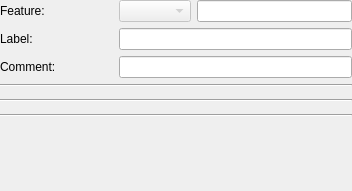
<?xml version="1.0" encoding="UTF-8"?>
<ui version="4.0">
 <class>FeatureWidget</class>
 <widget class="QWidget" name="FeatureWidget">
  <property name="geometry">
   <rect>
    <x>0</x>
    <y>0</y>
    <width>352</width>
    <height>191</height>
   </rect>
  </property>
  <property name="windowTitle">
   <string>FeatureWidget</string>
  </property>
  <layout class="QGridLayout" name="gridLayout">
   <property name="sizeConstraint">
    <enum>QLayout::SetMinAndMaxSize</enum>
   </property>
   <property name="margin">
    <number>0</number>
   </property>
   <item row="5" column="0" colspan="3">
    <widget class="QFrame" name="pointToolGroup">
     <property name="font">
      <font>
       <pointsize>10</pointsize>
      </font>
     </property>
     <layout class="QGridLayout" name="pointToolLayout">
      <property name="sizeConstraint">
       <enum>QLayout::SetMinAndMaxSize</enum>
      </property>
      <property name="margin">
       <number>0</number>
      </property>
     </layout>
    </widget>
   </item>
   <item row="9" column="0" colspan="3">
    <widget class="QFrame" name="polygonToolGroup">
     <property name="font">
      <font>
       <pointsize>10</pointsize>
      </font>
     </property>
     <layout class="QGridLayout" name="polygonToolLayout">
      <property name="sizeConstraint">
       <enum>QLayout::SetMinAndMaxSize</enum>
      </property>
      <property name="margin">
       <number>0</number>
      </property>
     </layout>
    </widget>
   </item>
   <item row="6" column="0" colspan="3">
    <widget class="Line" name="line_2">
     <property name="orientation">
      <enum>Qt::Horizontal</enum>
     </property>
    </widget>
   </item>
   <item row="7" column="0" colspan="3">
    <widget class="QFrame" name="lineToolGroup">
     <property name="font">
      <font>
       <pointsize>10</pointsize>
      </font>
     </property>
     <layout class="QGridLayout" name="lineToolLayout">
      <property name="sizeConstraint">
       <enum>QLayout::SetMinAndMaxSize</enum>
      </property>
      <property name="margin">
       <number>0</number>
      </property>
     </layout>
    </widget>
   </item>
   <item row="12" column="0" colspan="3">
    <spacer name="verticalSpacer">
     <property name="orientation">
      <enum>Qt::Vertical</enum>
     </property>
     <property name="sizeHint" stdset="0">
      <size>
       <width>20</width>
       <height>40</height>
      </size>
     </property>
    </spacer>
   </item>
   <item row="3" column="0">
    <widget class="QLabel" name="commentLabel">
     <property name="text">
      <string>Comment:</string>
     </property>
     <property name="buddy">
      <cstring>commentEdit</cstring>
     </property>
    </widget>
   </item>
   <item row="1" column="0">
    <widget class="QLabel" name="featureLabel">
     <property name="text">
      <string>Feature:</string>
     </property>
     <property name="buddy">
      <cstring>classCombo</cstring>
     </property>
    </widget>
   </item>
   <item row="4" column="0" colspan="3">
    <widget class="Line" name="line">
     <property name="orientation">
      <enum>Qt::Horizontal</enum>
     </property>
    </widget>
   </item>
   <item row="3" column="1" colspan="2">
    <widget class="QLineEdit" name="commentEdit"/>
   </item>
   <item row="1" column="1" colspan="2">
    <layout class="QHBoxLayout" name="horizontalLayout_2">
     <item>
      <widget class="QComboBox" name="classCombo">
       <property name="enabled">
        <bool>false</bool>
       </property>
      </widget>
     </item>
     <item>
      <widget class="QLineEdit" name="idEdit"/>
     </item>
    </layout>
   </item>
   <item row="2" column="0">
    <widget class="QLabel" name="labelLabel">
     <property name="text">
      <string>Label:</string>
     </property>
    </widget>
   </item>
   <item row="2" column="1" colspan="2">
    <widget class="QLineEdit" name="labelEdit"/>
   </item>
   <item row="8" column="0" colspan="3">
    <widget class="Line" name="line_3">
     <property name="orientation">
      <enum>Qt::Horizontal</enum>
     </property>
    </widget>
   </item>
  </layout>
 </widget>
 <tabstops>
  <tabstop>classCombo</tabstop>
  <tabstop>commentEdit</tabstop>
 </tabstops>
 <resources>
  <include location="resources.qrc"/>
 </resources>
 <connections/>
</ui>
